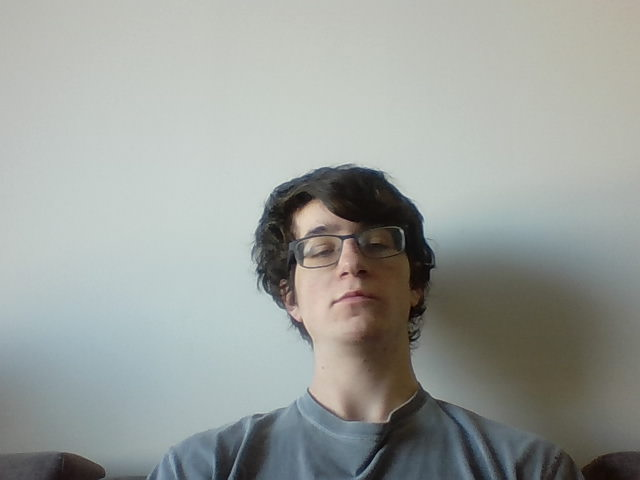
#> input picture opencv_frame_1.bmp, 640 x 480 px, given in place of the camera
$ python processImage.py   (Python 2 division)   (older library calls are emulated)
#> lines starting #> are read from the running program, lines starting #| are printed output that depends on the picture
#> further down, imageA is the input picture: shape (480, 640, 3); mean B, G, R 155.5, 159.4, 155
import cv2
import sched, time
import numpy as np
import threading
import fileinput
from skimage.measure import compare_ssim
import imutils

cam = cv2.VideoCapture(1)
def get_coordinates(event, x, y, flags, param):
    if event == cv2.EVENT_LBUTTONDOWN:
        print x, y
cv2.namedWindow('image')
cv2.setMouseCallback('image', get_coordinates)
def send_picture(imageA):
    print "Doing stuff..."
    imageB = imageA
    ret, imageA = cam.read()
    #try:
    grayA = cv2.cvtColor(imageA, cv2.COLOR_BGR2GRAY)
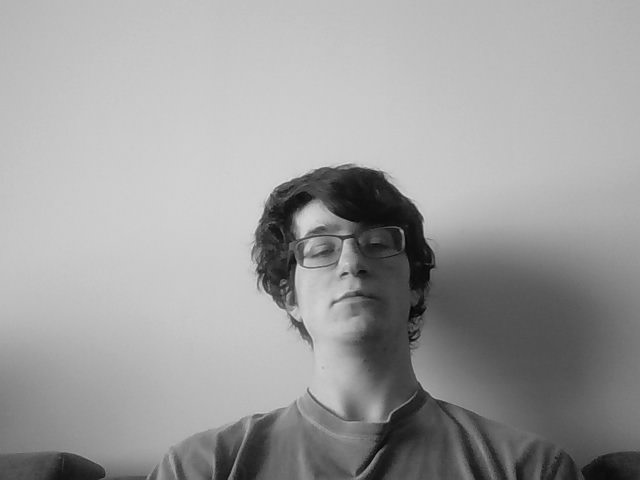
#> grayA: shape (480, 640); min 1, max 221, mean 157.7
    grayB = cv2.cvtColor(imageB, cv2.COLOR_BGR2GRAY)
    #cv2.imshow('image', grayA)
        # compute the Structural Similarity Index (SSIM) between the two
        # images, ensuring that the difference image is returned
    (score, diff) = compare_ssim(grayA, grayB, full=True)
#> diff: shape (480, 640) float64; every value is 1
#> score = 1
    diff = (diff * 255).astype("uint8")
#> diff: shape (480, 640); every value is 255

#        print "SSIM: {}".format(score)
        # threshold the difference image, followed by finding contours to
        # obtain the regions of the two input images that differ
    thresh = cv2.threshold(diff, 0, 255, cv2.THRESH_BINARY_INV | cv2.THRESH_OTSU)[1]
#> thresh: shape (480, 640); every value is 0
    cnts = cv2.findContours(thresh.copy(), cv2.RETR_EXTERNAL, cv2.CHAIN_APPROX_SIMPLE)
#> cnts = 0 contours
    cnts = imutils.grab_contours(cnts)
#> cnts = []

    k = cv2.waitKey(1)
#> (key Esc is pressed here)
    threading.Timer(0.2, send_picture, [imageA]).start()
    # loop over the contours
    for c in cnts:
	# compute the bounding box of the contour and then draw the
	# bounding box on both input images to represent where the two
	# images differ
        (x, y, w, h) = cv2.boundingRect(c)
        if w < 50 and h < 50:
            continue
	cv2.rectangle(imageA, (x, y), (x + w, y + h), (0, 0, 255), 2)
	cv2.rectangle(imageB, (x, y), (x + w, y + h), (0, 0, 255), 2)
#> this loop made 0 passes
    cv2.imshow('image', diff)
    #cv2.imshow('image', frame)
    #        cv2.imshow('image', diff)
    #except:
    #    pass
    #finally:
'''
    if not ret:
#        break
        pass
    k = cv2.waitKey(1)

    if k%256 == 27:
        # ESC pressed
        #print("Escape hit, closing...")
#        break
        pass
    elif k%256 == 32:
        # SPACE pressed
        #img_name = "opencv_frame_{}.jpg".format(img_counter)
        #cv2.imwrite(img_name, frame)
        #print("{} written!".format(img_name))
        pass
    # do your stuff
    '''

ret, imageA = cam.read()
send_picture(imageA)

for line in fileinput.input():
    pass
cam.release()

cv2.destroyAllWindows()

$ run again, on opencv_frame_3.bmp
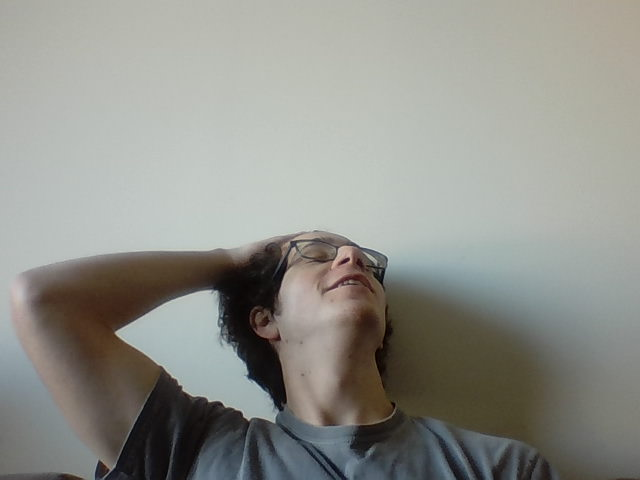
#> input picture opencv_frame_3.bmp, 640 x 480 px, given in place of the camera
#> imageA is the input picture: shape (480, 640, 3); mean B, G, R 138.8, 144.9, 144.1
#> in send_picture, `grayA = cv2.cvtColor(imageA, cv2.COLOR_BGR2GRAY)`:
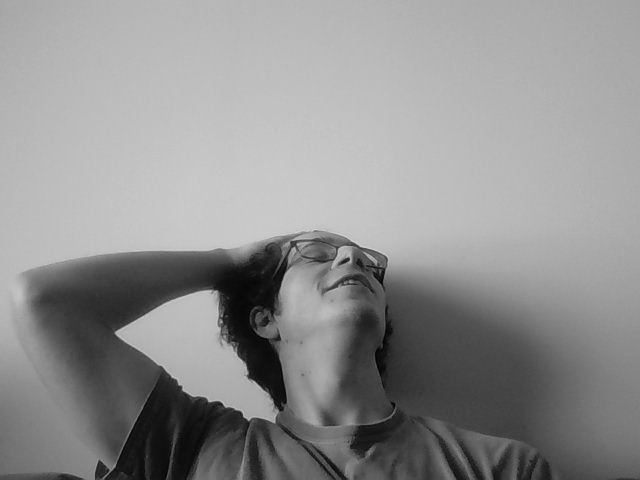
#> grayA: shape (480, 640); min 1, max 215, mean 144
#> score = 1
#> thresh: shape (480, 640); every value is 0
#> in send_picture, `cnts = cv2.findContours(thresh.copy(), cv2.RETR_EXTERNAL, cv2.CHAIN_AP..`: cnts = 0 contours
#> in send_picture, `cnts = imutils.grab_contours(cnts)`: cnts = []

$ run again, on opencv_frame_0.png
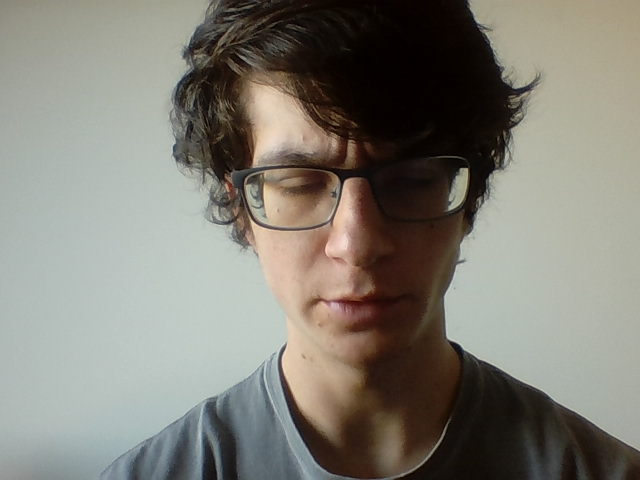
#> input picture opencv_frame_0.png, 640 x 480 px, given in place of the camera
#> imageA is the input picture: shape (480, 640, 3); mean B, G, R 117.6, 126.6, 129.2
#> in send_picture, `grayA = cv2.cvtColor(imageA, cv2.COLOR_BGR2GRAY)`:
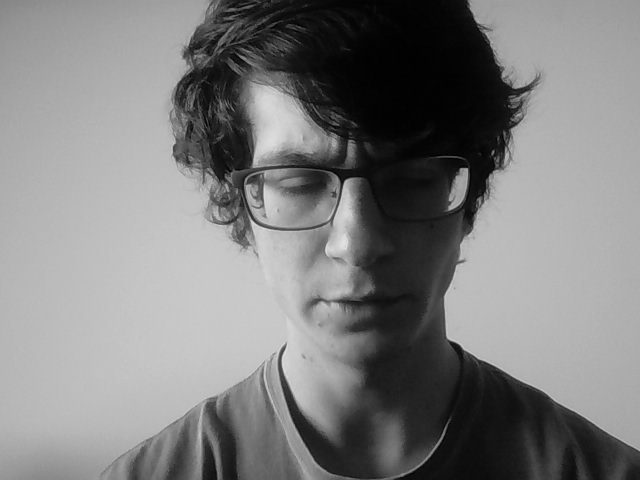
#> grayA: shape (480, 640); min 0, max 227, mean 126.3
#> score = 1
#> thresh: shape (480, 640); every value is 0
#> in send_picture, `cnts = cv2.findContours(thresh.copy(), cv2.RETR_EXTERNAL, cv2.CHAIN_AP..`: cnts = 0 contours
#> in send_picture, `cnts = imutils.grab_contours(cnts)`: cnts = []
